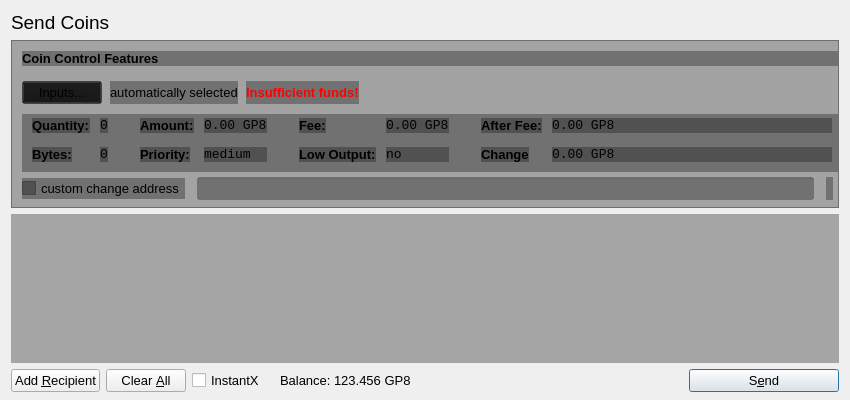
<?xml version="1.0" encoding="UTF-8"?>
<ui version="4.0">
 <class>SendCoinsDialog</class>
 <widget class="QDialog" name="SendCoinsDialog">
  <property name="geometry">
   <rect>
    <x>0</x>
    <y>0</y>
    <width>850</width>
    <height>400</height>
   </rect>
  </property>
  <property name="windowTitle">
   <string>Send Coins</string>
  </property>
  <property name="styleSheet">
   <string notr="true"/>
  </property>
  <layout class="QVBoxLayout" name="verticalLayout" stretch="0,0,1,0">
   <property name="bottomMargin">
    <number>8</number>
   </property>
   <item>
    <widget class="QLabel" name="label_2">
     <property name="font">
      <font>
       <pointsize>14</pointsize>
      </font>
     </property>
     <property name="text">
      <string>Send Coins</string>
     </property>
    </widget>
   </item>
   <item>
    <widget class="QFrame" name="frameCoinControl">
     <property name="sizePolicy">
      <sizepolicy hsizetype="Expanding" vsizetype="Expanding">
       <horstretch>0</horstretch>
       <verstretch>0</verstretch>
      </sizepolicy>
     </property>
     <property name="maximumSize">
      <size>
       <width>16777215</width>
       <height>16777215</height>
      </size>
     </property>
     <property name="styleSheet">
      <string notr="true">background: transparent;
background-color: rgb(20, 20, 20, 0.35);
</string>
     </property>
     <property name="frameShape">
      <enum>QFrame::StyledPanel</enum>
     </property>
     <property name="frameShadow">
      <enum>QFrame::Sunken</enum>
     </property>
     <layout class="QVBoxLayout" name="verticalLayoutCoinControl2">
      <property name="spacing">
       <number>6</number>
      </property>
      <property name="leftMargin">
       <number>0</number>
      </property>
      <property name="topMargin">
       <number>0</number>
      </property>
      <property name="rightMargin">
       <number>0</number>
      </property>
      <property name="bottomMargin">
       <number>6</number>
      </property>
      <item>
       <layout class="QVBoxLayout" name="verticalLayoutCoinControl" stretch="0,0,0,0,1">
        <property name="spacing">
         <number>0</number>
        </property>
        <property name="leftMargin">
         <number>10</number>
        </property>
        <property name="topMargin">
         <number>10</number>
        </property>
        <item>
         <layout class="QHBoxLayout" name="horizontalLayoutCoinControl1">
          <property name="bottomMargin">
           <number>15</number>
          </property>
          <item>
           <widget class="QLabel" name="labelCoinControlFeatures">
            <property name="sizePolicy">
             <sizepolicy hsizetype="Preferred" vsizetype="Maximum">
              <horstretch>0</horstretch>
              <verstretch>0</verstretch>
             </sizepolicy>
            </property>
            <property name="font">
             <font>
              <pointsize>10</pointsize>
              <weight>75</weight>
              <bold>true</bold>
             </font>
            </property>
            <property name="styleSheet">
             <string notr="true">font-weight:bold;</string>
            </property>
            <property name="text">
             <string>Coin Control Features</string>
            </property>
           </widget>
          </item>
         </layout>
        </item>
        <item>
         <layout class="QHBoxLayout" name="horizontalLayoutCoinControl2" stretch="0,0,0,0">
          <property name="spacing">
           <number>8</number>
          </property>
          <property name="bottomMargin">
           <number>10</number>
          </property>
          <item>
           <widget class="QPushButton" name="pushButtonCoinControl">
            <property name="font">
             <font>
              <pointsize>10</pointsize>
             </font>
            </property>
            <property name="styleSheet">
             <string notr="true"/>
            </property>
            <property name="text">
             <string>Inputs...</string>
            </property>
           </widget>
          </item>
          <item>
           <widget class="QLabel" name="labelCoinControlAutomaticallySelected">
            <property name="font">
             <font>
              <pointsize>10</pointsize>
             </font>
            </property>
            <property name="text">
             <string>automatically selected</string>
            </property>
            <property name="margin">
             <number>5</number>
            </property>
           </widget>
          </item>
          <item>
           <widget class="QLabel" name="labelCoinControlInsuffFunds">
            <property name="font">
             <font>
              <pointsize>10</pointsize>
              <weight>75</weight>
              <bold>true</bold>
             </font>
            </property>
            <property name="styleSheet">
             <string notr="true">color:red;font-weight:bold;</string>
            </property>
            <property name="text">
             <string>Insufficient funds!</string>
            </property>
            <property name="margin">
             <number>5</number>
            </property>
           </widget>
          </item>
          <item>
           <spacer name="horizontalSpacerCoinControl">
            <property name="orientation">
             <enum>Qt::Horizontal</enum>
            </property>
            <property name="sizeHint" stdset="0">
             <size>
              <width>40</width>
              <height>1</height>
             </size>
            </property>
           </spacer>
          </item>
         </layout>
        </item>
        <item>
         <widget class="QWidget" name="widgetCoinControl" native="true">
          <property name="sizePolicy">
           <sizepolicy hsizetype="Preferred" vsizetype="Preferred">
            <horstretch>0</horstretch>
            <verstretch>0</verstretch>
           </sizepolicy>
          </property>
          <property name="minimumSize">
           <size>
            <width>0</width>
            <height>0</height>
           </size>
          </property>
          <property name="styleSheet">
           <string notr="true"/>
          </property>
          <layout class="QHBoxLayout" name="horizontalLayoutCoinControl5">
           <property name="leftMargin">
            <number>0</number>
           </property>
           <property name="topMargin">
            <number>0</number>
           </property>
           <property name="rightMargin">
            <number>0</number>
           </property>
           <property name="bottomMargin">
            <number>0</number>
           </property>
           <item>
            <layout class="QHBoxLayout" name="horizontalLayoutCoinControl3" stretch="0,0,0,1">
             <property name="spacing">
              <number>20</number>
             </property>
             <property name="topMargin">
              <number>0</number>
             </property>
             <property name="bottomMargin">
              <number>10</number>
             </property>
             <item>
              <layout class="QFormLayout" name="formLayoutCoinControl1">
               <property name="horizontalSpacing">
                <number>10</number>
               </property>
               <property name="verticalSpacing">
                <number>14</number>
               </property>
               <property name="leftMargin">
                <number>10</number>
               </property>
               <property name="topMargin">
                <number>4</number>
               </property>
               <property name="rightMargin">
                <number>6</number>
               </property>
               <item row="0" column="0">
                <widget class="QLabel" name="labelCoinControlQuantityText">
                 <property name="font">
                  <font>
                   <pointsize>10</pointsize>
                   <weight>75</weight>
                   <bold>true</bold>
                  </font>
                 </property>
                 <property name="styleSheet">
                  <string notr="true">font-weight:bold;</string>
                 </property>
                 <property name="text">
                  <string>Quantity:</string>
                 </property>
                 <property name="margin">
                  <number>0</number>
                 </property>
                </widget>
               </item>
               <item row="0" column="1">
                <widget class="QLabel" name="labelCoinControlQuantity">
                 <property name="font">
                  <font>
                   <family>Monospace</family>
                   <pointsize>10</pointsize>
                  </font>
                 </property>
                 <property name="cursor">
                  <cursorShape>IBeamCursor</cursorShape>
                 </property>
                 <property name="contextMenuPolicy">
                  <enum>Qt::ActionsContextMenu</enum>
                 </property>
                 <property name="text">
                  <string>0</string>
                 </property>
                 <property name="margin">
                  <number>0</number>
                 </property>
                 <property name="textInteractionFlags">
                  <set>Qt::LinksAccessibleByMouse|Qt::TextSelectableByKeyboard|Qt::TextSelectableByMouse</set>
                 </property>
                </widget>
               </item>
               <item row="1" column="0">
                <widget class="QLabel" name="labelCoinControlBytesText">
                 <property name="font">
                  <font>
                   <pointsize>10</pointsize>
                   <weight>75</weight>
                   <bold>true</bold>
                  </font>
                 </property>
                 <property name="styleSheet">
                  <string notr="true">font-weight:bold;</string>
                 </property>
                 <property name="text">
                  <string>Bytes:</string>
                 </property>
                </widget>
               </item>
               <item row="1" column="1">
                <widget class="QLabel" name="labelCoinControlBytes">
                 <property name="font">
                  <font>
                   <family>Monospace</family>
                   <pointsize>10</pointsize>
                  </font>
                 </property>
                 <property name="cursor">
                  <cursorShape>IBeamCursor</cursorShape>
                 </property>
                 <property name="contextMenuPolicy">
                  <enum>Qt::ActionsContextMenu</enum>
                 </property>
                 <property name="text">
                  <string>0</string>
                 </property>
                 <property name="textInteractionFlags">
                  <set>Qt::LinksAccessibleByMouse|Qt::TextSelectableByKeyboard|Qt::TextSelectableByMouse</set>
                 </property>
                </widget>
               </item>
              </layout>
             </item>
             <item>
              <layout class="QFormLayout" name="formLayoutCoinControl2">
               <property name="horizontalSpacing">
                <number>10</number>
               </property>
               <property name="verticalSpacing">
                <number>14</number>
               </property>
               <property name="leftMargin">
                <number>6</number>
               </property>
               <property name="topMargin">
                <number>4</number>
               </property>
               <property name="rightMargin">
                <number>6</number>
               </property>
               <item row="0" column="0">
                <widget class="QLabel" name="labelCoinControlAmountText">
                 <property name="font">
                  <font>
                   <pointsize>10</pointsize>
                   <weight>75</weight>
                   <bold>true</bold>
                  </font>
                 </property>
                 <property name="styleSheet">
                  <string notr="true">font-weight:bold;</string>
                 </property>
                 <property name="text">
                  <string>Amount:</string>
                 </property>
                 <property name="margin">
                  <number>0</number>
                 </property>
                </widget>
               </item>
               <item row="0" column="1">
                <widget class="QLabel" name="labelCoinControlAmount">
                 <property name="font">
                  <font>
                   <family>Monospace</family>
                   <pointsize>10</pointsize>
                  </font>
                 </property>
                 <property name="cursor">
                  <cursorShape>IBeamCursor</cursorShape>
                 </property>
                 <property name="contextMenuPolicy">
                  <enum>Qt::ActionsContextMenu</enum>
                 </property>
                 <property name="text">
                  <string>0.00 GP8</string>
                 </property>
                 <property name="textInteractionFlags">
                  <set>Qt::LinksAccessibleByMouse|Qt::TextSelectableByKeyboard|Qt::TextSelectableByMouse</set>
                 </property>
                </widget>
               </item>
               <item row="1" column="0">
                <widget class="QLabel" name="labelCoinControlPriorityText">
                 <property name="font">
                  <font>
                   <pointsize>10</pointsize>
                   <weight>75</weight>
                   <bold>true</bold>
                  </font>
                 </property>
                 <property name="styleSheet">
                  <string notr="true">font-weight:bold;</string>
                 </property>
                 <property name="text">
                  <string>Priority:</string>
                 </property>
                </widget>
               </item>
               <item row="1" column="1">
                <widget class="QLabel" name="labelCoinControlPriority">
                 <property name="font">
                  <font>
                   <family>Monospace</family>
                   <pointsize>10</pointsize>
                  </font>
                 </property>
                 <property name="cursor">
                  <cursorShape>IBeamCursor</cursorShape>
                 </property>
                 <property name="contextMenuPolicy">
                  <enum>Qt::ActionsContextMenu</enum>
                 </property>
                 <property name="text">
                  <string>medium</string>
                 </property>
                 <property name="textInteractionFlags">
                  <set>Qt::LinksAccessibleByMouse|Qt::TextSelectableByKeyboard|Qt::TextSelectableByMouse</set>
                 </property>
                </widget>
               </item>
              </layout>
             </item>
             <item>
              <layout class="QFormLayout" name="formLayoutCoinControl3">
               <property name="horizontalSpacing">
                <number>10</number>
               </property>
               <property name="verticalSpacing">
                <number>14</number>
               </property>
               <property name="leftMargin">
                <number>6</number>
               </property>
               <property name="topMargin">
                <number>4</number>
               </property>
               <property name="rightMargin">
                <number>6</number>
               </property>
               <item row="0" column="0">
                <widget class="QLabel" name="labelCoinControlFeeText">
                 <property name="font">
                  <font>
                   <pointsize>10</pointsize>
                   <weight>75</weight>
                   <bold>true</bold>
                  </font>
                 </property>
                 <property name="styleSheet">
                  <string notr="true">font-weight:bold;</string>
                 </property>
                 <property name="text">
                  <string>Fee:</string>
                 </property>
                 <property name="margin">
                  <number>0</number>
                 </property>
                </widget>
               </item>
               <item row="0" column="1">
                <widget class="QLabel" name="labelCoinControlFee">
                 <property name="font">
                  <font>
                   <family>Monospace</family>
                   <pointsize>10</pointsize>
                  </font>
                 </property>
                 <property name="cursor">
                  <cursorShape>IBeamCursor</cursorShape>
                 </property>
                 <property name="contextMenuPolicy">
                  <enum>Qt::ActionsContextMenu</enum>
                 </property>
                 <property name="text">
                  <string>0.00 GP8</string>
                 </property>
                 <property name="textInteractionFlags">
                  <set>Qt::LinksAccessibleByMouse|Qt::TextSelectableByKeyboard|Qt::TextSelectableByMouse</set>
                 </property>
                </widget>
               </item>
               <item row="1" column="0">
                <widget class="QLabel" name="labelCoinControlLowOutputText">
                 <property name="font">
                  <font>
                   <pointsize>10</pointsize>
                   <weight>75</weight>
                   <bold>true</bold>
                  </font>
                 </property>
                 <property name="styleSheet">
                  <string notr="true">font-weight:bold;</string>
                 </property>
                 <property name="text">
                  <string>Low Output:</string>
                 </property>
                </widget>
               </item>
               <item row="1" column="1">
                <widget class="QLabel" name="labelCoinControlLowOutput">
                 <property name="font">
                  <font>
                   <family>Monospace</family>
                   <pointsize>10</pointsize>
                  </font>
                 </property>
                 <property name="cursor">
                  <cursorShape>IBeamCursor</cursorShape>
                 </property>
                 <property name="contextMenuPolicy">
                  <enum>Qt::ActionsContextMenu</enum>
                 </property>
                 <property name="text">
                  <string>no</string>
                 </property>
                 <property name="textInteractionFlags">
                  <set>Qt::LinksAccessibleByMouse|Qt::TextSelectableByKeyboard|Qt::TextSelectableByMouse</set>
                 </property>
                </widget>
               </item>
              </layout>
             </item>
             <item>
              <layout class="QFormLayout" name="formLayoutCoinControl4">
               <property name="horizontalSpacing">
                <number>10</number>
               </property>
               <property name="verticalSpacing">
                <number>14</number>
               </property>
               <property name="leftMargin">
                <number>6</number>
               </property>
               <property name="topMargin">
                <number>4</number>
               </property>
               <property name="rightMargin">
                <number>6</number>
               </property>
               <item row="0" column="0">
                <widget class="QLabel" name="labelCoinControlAfterFeeText">
                 <property name="font">
                  <font>
                   <pointsize>10</pointsize>
                   <weight>75</weight>
                   <bold>true</bold>
                  </font>
                 </property>
                 <property name="styleSheet">
                  <string notr="true">font-weight:bold;</string>
                 </property>
                 <property name="text">
                  <string>After Fee:</string>
                 </property>
                 <property name="margin">
                  <number>0</number>
                 </property>
                </widget>
               </item>
               <item row="0" column="1">
                <widget class="QLabel" name="labelCoinControlAfterFee">
                 <property name="font">
                  <font>
                   <family>Monospace</family>
                   <pointsize>10</pointsize>
                  </font>
                 </property>
                 <property name="cursor">
                  <cursorShape>IBeamCursor</cursorShape>
                 </property>
                 <property name="contextMenuPolicy">
                  <enum>Qt::ActionsContextMenu</enum>
                 </property>
                 <property name="text">
                  <string>0.00 GP8</string>
                 </property>
                 <property name="textInteractionFlags">
                  <set>Qt::LinksAccessibleByMouse|Qt::TextSelectableByKeyboard|Qt::TextSelectableByMouse</set>
                 </property>
                </widget>
               </item>
               <item row="1" column="0">
                <widget class="QLabel" name="labelCoinControlChangeText">
                 <property name="font">
                  <font>
                   <pointsize>10</pointsize>
                   <weight>75</weight>
                   <bold>true</bold>
                  </font>
                 </property>
                 <property name="styleSheet">
                  <string notr="true">font-weight:bold;</string>
                 </property>
                 <property name="text">
                  <string>Change</string>
                 </property>
                </widget>
               </item>
               <item row="1" column="1">
                <widget class="QLabel" name="labelCoinControlChange">
                 <property name="font">
                  <font>
                   <family>Monospace</family>
                   <pointsize>10</pointsize>
                  </font>
                 </property>
                 <property name="cursor">
                  <cursorShape>IBeamCursor</cursorShape>
                 </property>
                 <property name="contextMenuPolicy">
                  <enum>Qt::ActionsContextMenu</enum>
                 </property>
                 <property name="text">
                  <string>0.00 GP8</string>
                 </property>
                 <property name="textInteractionFlags">
                  <set>Qt::LinksAccessibleByMouse|Qt::TextSelectableByKeyboard|Qt::TextSelectableByMouse</set>
                 </property>
                </widget>
               </item>
              </layout>
             </item>
            </layout>
           </item>
          </layout>
         </widget>
        </item>
        <item>
         <layout class="QHBoxLayout" name="horizontalLayoutCoinControl4" stretch="0,0,0">
          <property name="spacing">
           <number>12</number>
          </property>
          <property name="sizeConstraint">
           <enum>QLayout::SetDefaultConstraint</enum>
          </property>
          <property name="topMargin">
           <number>5</number>
          </property>
          <property name="rightMargin">
           <number>5</number>
          </property>
          <item>
           <widget class="QCheckBox" name="checkBoxCoinControlChange">
            <property name="font">
             <font>
              <pointsize>10</pointsize>
             </font>
            </property>
            <property name="text">
             <string>custom change address</string>
            </property>
           </widget>
          </item>
          <item>
           <widget class="QLineEdit" name="lineEditCoinControlChange">
            <property name="enabled">
             <bool>false</bool>
            </property>
            <property name="sizePolicy">
             <sizepolicy hsizetype="Expanding" vsizetype="Fixed">
              <horstretch>0</horstretch>
              <verstretch>0</verstretch>
             </sizepolicy>
            </property>
            <property name="font">
             <font>
              <pointsize>10</pointsize>
             </font>
            </property>
           </widget>
          </item>
          <item>
           <widget class="QLabel" name="labelCoinControlChangeLabel">
            <property name="sizePolicy">
             <sizepolicy hsizetype="Preferred" vsizetype="Expanding">
              <horstretch>0</horstretch>
              <verstretch>0</verstretch>
             </sizepolicy>
            </property>
            <property name="minimumSize">
             <size>
              <width>0</width>
              <height>0</height>
             </size>
            </property>
            <property name="text">
             <string/>
            </property>
            <property name="margin">
             <number>3</number>
            </property>
           </widget>
          </item>
         </layout>
        </item>
        <item>
         <spacer name="verticalSpacerCoinControl">
          <property name="orientation">
           <enum>Qt::Vertical</enum>
          </property>
          <property name="sizeHint" stdset="0">
           <size>
            <width>800</width>
            <height>1</height>
           </size>
          </property>
         </spacer>
        </item>
       </layout>
      </item>
     </layout>
    </widget>
   </item>
   <item>
    <widget class="QScrollArea" name="scrollArea">
     <property name="styleSheet">
      <string notr="true">background: transparent;
background-color: rgb(20, 20, 20, 0.19);
</string>
     </property>
     <property name="widgetResizable">
      <bool>true</bool>
     </property>
     <widget class="QWidget" name="scrollAreaWidgetContents">
      <property name="geometry">
       <rect>
        <x>0</x>
        <y>0</y>
        <width>830</width>
        <height>133</height>
       </rect>
      </property>
      <layout class="QVBoxLayout" name="verticalLayout_2">
       <property name="leftMargin">
        <number>0</number>
       </property>
       <property name="topMargin">
        <number>0</number>
       </property>
       <property name="rightMargin">
        <number>0</number>
       </property>
       <property name="bottomMargin">
        <number>0</number>
       </property>
       <item>
        <layout class="QVBoxLayout" name="entries">
         <property name="spacing">
          <number>6</number>
         </property>
        </layout>
       </item>
       <item>
        <spacer name="verticalSpacer">
         <property name="orientation">
          <enum>Qt::Vertical</enum>
         </property>
         <property name="sizeHint" stdset="0">
          <size>
           <width>20</width>
           <height>40</height>
          </size>
         </property>
        </spacer>
       </item>
      </layout>
     </widget>
    </widget>
   </item>
   <item>
    <layout class="QHBoxLayout" name="horizontalLayout">
     <item>
      <widget class="QPushButton" name="addButton">
       <property name="font">
        <font>
         <pointsize>10</pointsize>
        </font>
       </property>
       <property name="toolTip">
        <string>Send to multiple recipients at once</string>
       </property>
       <property name="text">
        <string>Add &amp;Recipient</string>
       </property>
       <property name="autoDefault">
        <bool>false</bool>
       </property>
      </widget>
     </item>
     <item>
      <widget class="QPushButton" name="clearButton">
       <property name="sizePolicy">
        <sizepolicy hsizetype="Minimum" vsizetype="Fixed">
         <horstretch>0</horstretch>
         <verstretch>0</verstretch>
        </sizepolicy>
       </property>
       <property name="font">
        <font>
         <pointsize>10</pointsize>
        </font>
       </property>
       <property name="toolTip">
        <string>Remove all transaction fields</string>
       </property>
       <property name="text">
        <string>Clear &amp;All</string>
       </property>
       <property name="autoRepeatDelay">
        <number>300</number>
       </property>
       <property name="autoDefault">
        <bool>false</bool>
       </property>
      </widget>
     </item>
     <item>
      <layout class="QHBoxLayout" name="horizontalLayout_2">
       <property name="spacing">
        <number>3</number>
       </property>
       <item>
        <widget class="QCheckBox" name="checkInstantX">
         <property name="enabled">
          <bool>true</bool>
         </property>
         <property name="minimumSize">
          <size>
           <width>85</width>
           <height>0</height>
          </size>
         </property>
         <property name="font">
          <font>
           <pointsize>10</pointsize>
          </font>
         </property>
         <property name="styleSheet">
          <string notr="true"/>
         </property>
         <property name="text">
          <string>InstantX</string>
         </property>
        </widget>
       </item>
       <item>
        <widget class="QLabel" name="label">
         <property name="sizePolicy">
          <sizepolicy hsizetype="Preferred" vsizetype="Fixed">
           <horstretch>0</horstretch>
           <verstretch>0</verstretch>
          </sizepolicy>
         </property>
         <property name="font">
          <font>
           <pointsize>10</pointsize>
          </font>
         </property>
         <property name="styleSheet">
          <string notr="true"/>
         </property>
         <property name="text">
          <string>Balance:</string>
         </property>
        </widget>
       </item>
       <item>
        <widget class="QLabel" name="labelBalance">
         <property name="sizePolicy">
          <sizepolicy hsizetype="Preferred" vsizetype="Fixed">
           <horstretch>0</horstretch>
           <verstretch>0</verstretch>
          </sizepolicy>
         </property>
         <property name="font">
          <font>
           <pointsize>10</pointsize>
          </font>
         </property>
         <property name="cursor">
          <cursorShape>IBeamCursor</cursorShape>
         </property>
         <property name="styleSheet">
          <string notr="true"/>
         </property>
         <property name="text">
          <string>123.456 GP8</string>
         </property>
         <property name="textInteractionFlags">
          <set>Qt::LinksAccessibleByMouse|Qt::TextSelectableByKeyboard|Qt::TextSelectableByMouse</set>
         </property>
        </widget>
       </item>
      </layout>
     </item>
     <item>
      <spacer name="horizontalSpacer">
       <property name="orientation">
        <enum>Qt::Horizontal</enum>
       </property>
       <property name="sizeHint" stdset="0">
        <size>
         <width>40</width>
         <height>20</height>
        </size>
       </property>
      </spacer>
     </item>
     <item>
      <widget class="QPushButton" name="sendButton">
       <property name="minimumSize">
        <size>
         <width>150</width>
         <height>0</height>
        </size>
       </property>
       <property name="font">
        <font>
         <pointsize>10</pointsize>
        </font>
       </property>
       <property name="toolTip">
        <string>Confirm the send action</string>
       </property>
       <property name="text">
        <string>S&amp;end</string>
       </property>
       <property name="icon">
        <iconset resource="../bitcoin.qrc">
         <normaloff>:/icons/send</normaloff>:/icons/send</iconset>
       </property>
       <property name="default">
        <bool>true</bool>
       </property>
      </widget>
     </item>
    </layout>
   </item>
  </layout>
 </widget>
 <resources>
  <include location="../bitcoin.qrc"/>
 </resources>
 <connections/>
</ui>
